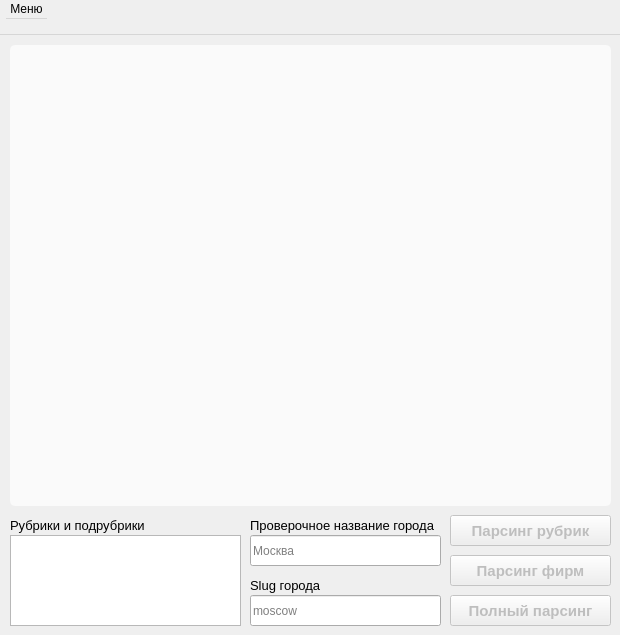
<?xml version="1.0" encoding="UTF-8"?>
<ui version="4.0">
 <class>MainWindow</class>
 <widget class="QMainWindow" name="MainWindow">
  <property name="enabled">
   <bool>true</bool>
  </property>
  <property name="geometry">
   <rect>
    <x>0</x>
    <y>0</y>
    <width>620</width>
    <height>635</height>
   </rect>
  </property>
  <property name="sizePolicy">
   <sizepolicy hsizetype="Fixed" vsizetype="Fixed">
    <horstretch>0</horstretch>
    <verstretch>0</verstretch>
   </sizepolicy>
  </property>
  <property name="minimumSize">
   <size>
    <width>620</width>
    <height>635</height>
   </size>
  </property>
  <property name="maximumSize">
   <size>
    <width>620</width>
    <height>635</height>
   </size>
  </property>
  <property name="windowTitle">
   <string>Парсинг фирм 2GIS</string>
  </property>
  <property name="windowIcon">
   <iconset>
    <normaloff>logo.svg</normaloff>logo.svg</iconset>
  </property>
  <property name="styleSheet">
   <string notr="true"/>
  </property>
  <widget class="QWidget" name="main">
   <property name="sizePolicy">
    <sizepolicy hsizetype="Fixed" vsizetype="Fixed">
     <horstretch>0</horstretch>
     <verstretch>0</verstretch>
    </sizepolicy>
   </property>
   <property name="minimumSize">
    <size>
     <width>620</width>
     <height>600</height>
    </size>
   </property>
   <property name="maximumSize">
    <size>
     <width>620</width>
     <height>600</height>
    </size>
   </property>
   <property name="contextMenuPolicy">
    <enum>Qt::DefaultContextMenu</enum>
   </property>
   <property name="styleSheet">
    <string notr="true"/>
   </property>
   <widget class="QPushButton" name="all_parsing">
    <property name="enabled">
     <bool>false</bool>
    </property>
    <property name="geometry">
     <rect>
      <x>450</x>
      <y>560</y>
      <width>161</width>
      <height>31</height>
     </rect>
    </property>
    <property name="font">
     <font>
      <family>Arial</family>
      <pointsize>11</pointsize>
      <weight>75</weight>
      <bold>true</bold>
     </font>
    </property>
    <property name="cursor">
     <cursorShape>PointingHandCursor</cursorShape>
    </property>
    <property name="styleSheet">
     <string notr="true"/>
    </property>
    <property name="text">
     <string>Полный парсинг</string>
    </property>
   </widget>
   <widget class="QPushButton" name="parsing_firms">
    <property name="enabled">
     <bool>false</bool>
    </property>
    <property name="geometry">
     <rect>
      <x>450</x>
      <y>520</y>
      <width>161</width>
      <height>31</height>
     </rect>
    </property>
    <property name="font">
     <font>
      <family>Arial</family>
      <pointsize>11</pointsize>
      <weight>75</weight>
      <bold>true</bold>
      <underline>false</underline>
     </font>
    </property>
    <property name="cursor">
     <cursorShape>PointingHandCursor</cursorShape>
    </property>
    <property name="styleSheet">
     <string notr="true"/>
    </property>
    <property name="text">
     <string>Парсинг фирм</string>
    </property>
   </widget>
   <widget class="QLineEdit" name="slug_city">
    <property name="geometry">
     <rect>
      <x>250</x>
      <y>560</y>
      <width>191</width>
      <height>31</height>
     </rect>
    </property>
    <property name="placeholderText">
     <string>moscow</string>
    </property>
   </widget>
   <widget class="QLineEdit" name="name_city">
    <property name="geometry">
     <rect>
      <x>250</x>
      <y>500</y>
      <width>191</width>
      <height>31</height>
     </rect>
    </property>
    <property name="placeholderText">
     <string>Москва</string>
    </property>
   </widget>
   <widget class="QLabel" name="label_name_city">
    <property name="geometry">
     <rect>
      <x>250</x>
      <y>480</y>
      <width>191</width>
      <height>20</height>
     </rect>
    </property>
    <property name="font">
     <font>
      <family>Arial</family>
      <pointsize>10</pointsize>
     </font>
    </property>
    <property name="text">
     <string>Проверочное название города</string>
    </property>
   </widget>
   <widget class="QLabel" name="label_slug_city">
    <property name="geometry">
     <rect>
      <x>250</x>
      <y>540</y>
      <width>191</width>
      <height>20</height>
     </rect>
    </property>
    <property name="font">
     <font>
      <family>Arial</family>
      <pointsize>10</pointsize>
     </font>
    </property>
    <property name="text">
     <string>Slug города</string>
    </property>
   </widget>
   <widget class="QListWidget" name="list_rubrics">
    <property name="geometry">
     <rect>
      <x>10</x>
      <y>500</y>
      <width>231</width>
      <height>91</height>
     </rect>
    </property>
    <property name="cursor" stdset="0">
     <cursorShape>PointingHandCursor</cursorShape>
    </property>
   </widget>
   <widget class="QLabel" name="label_list_rubrics">
    <property name="geometry">
     <rect>
      <x>10</x>
      <y>480</y>
      <width>191</width>
      <height>20</height>
     </rect>
    </property>
    <property name="font">
     <font>
      <family>Arial</family>
      <pointsize>10</pointsize>
     </font>
    </property>
    <property name="text">
     <string>Рубрики и подрубрики</string>
    </property>
   </widget>
   <widget class="QPushButton" name="parsing_rubrics">
    <property name="enabled">
     <bool>false</bool>
    </property>
    <property name="geometry">
     <rect>
      <x>450</x>
      <y>480</y>
      <width>161</width>
      <height>31</height>
     </rect>
    </property>
    <property name="font">
     <font>
      <family>Arial</family>
      <pointsize>11</pointsize>
      <weight>75</weight>
      <bold>true</bold>
      <underline>false</underline>
     </font>
    </property>
    <property name="cursor">
     <cursorShape>PointingHandCursor</cursorShape>
    </property>
    <property name="styleSheet">
     <string notr="true"/>
    </property>
    <property name="text">
     <string>Парсинг рубрик</string>
    </property>
   </widget>
   <widget class="QListWidget" name="console">
    <property name="enabled">
     <bool>true</bool>
    </property>
    <property name="geometry">
     <rect>
      <x>10</x>
      <y>10</y>
      <width>601</width>
      <height>461</height>
     </rect>
    </property>
    <property name="font">
     <font>
      <family>Consolas</family>
      <pointsize>12</pointsize>
     </font>
    </property>
    <property name="tabletTracking">
     <bool>false</bool>
    </property>
    <property name="focusPolicy">
     <enum>Qt::NoFocus</enum>
    </property>
    <property name="contextMenuPolicy">
     <enum>Qt::NoContextMenu</enum>
    </property>
    <property name="styleSheet">
     <string notr="true">color: black;background-color: #FAFAFA;border-radius: 5px;padding: 5px;</string>
    </property>
    <property name="verticalScrollBarPolicy">
     <enum>Qt::ScrollBarAlwaysOff</enum>
    </property>
    <property name="horizontalScrollBarPolicy">
     <enum>Qt::ScrollBarAlwaysOff</enum>
    </property>
    <property name="autoScroll">
     <bool>false</bool>
    </property>
    <property name="editTriggers">
     <set>QAbstractItemView::NoEditTriggers</set>
    </property>
    <property name="showDropIndicator" stdset="0">
     <bool>false</bool>
    </property>
    <property name="defaultDropAction">
     <enum>Qt::IgnoreAction</enum>
    </property>
    <property name="alternatingRowColors">
     <bool>false</bool>
    </property>
    <property name="selectionMode">
     <enum>QAbstractItemView::NoSelection</enum>
    </property>
    <property name="textElideMode">
     <enum>Qt::ElideRight</enum>
    </property>
    <property name="uniformItemSizes">
     <bool>false</bool>
    </property>
    <property name="batchSize">
     <number>100</number>
    </property>
    <property name="selectionRectVisible">
     <bool>false</bool>
    </property>
    <property name="sortingEnabled">
     <bool>false</bool>
    </property>
   </widget>
  </widget>
  <widget class="QMenuBar" name="menuBar">
   <property name="geometry">
    <rect>
     <x>0</x>
     <y>0</y>
     <width>620</width>
     <height>35</height>
    </rect>
   </property>
   <property name="sizePolicy">
    <sizepolicy hsizetype="Fixed" vsizetype="Fixed">
     <horstretch>0</horstretch>
     <verstretch>0</verstretch>
    </sizepolicy>
   </property>
   <property name="minimumSize">
    <size>
     <width>0</width>
     <height>35</height>
    </size>
   </property>
   <property name="maximumSize">
    <size>
     <width>16777215</width>
     <height>35</height>
    </size>
   </property>
   <property name="cursor">
    <cursorShape>ArrowCursor</cursorShape>
   </property>
   <property name="styleSheet">
    <string notr="true"/>
   </property>
   <property name="nativeMenuBar">
    <bool>true</bool>
   </property>
   <widget class="QMenu" name="menu">
    <property name="geometry">
     <rect>
      <x>505</x>
      <y>212</y>
      <width>185</width>
      <height>35</height>
     </rect>
    </property>
    <property name="sizePolicy">
     <sizepolicy hsizetype="Fixed" vsizetype="Fixed">
      <horstretch>0</horstretch>
      <verstretch>0</verstretch>
     </sizepolicy>
    </property>
    <property name="minimumSize">
     <size>
      <width>0</width>
      <height>35</height>
     </size>
    </property>
    <property name="maximumSize">
     <size>
      <width>16777215</width>
      <height>35</height>
     </size>
    </property>
    <property name="cursor">
     <cursorShape>PointingHandCursor</cursorShape>
    </property>
    <property name="contextMenuPolicy">
     <enum>Qt::DefaultContextMenu</enum>
    </property>
    <property name="styleSheet">
     <string notr="true"/>
    </property>
    <property name="tearOffEnabled">
     <bool>false</bool>
    </property>
    <property name="title">
     <string>Меню</string>
    </property>
    <property name="separatorsCollapsible">
     <bool>true</bool>
    </property>
    <property name="toolTipsVisible">
     <bool>false</bool>
    </property>
    <addaction name="send_server"/>
   </widget>
   <addaction name="menu"/>
  </widget>
  <action name="send_server">
   <property name="checkable">
    <bool>false</bool>
   </property>
   <property name="icon">
    <iconset>
     <normalon>api.svg</normalon>
    </iconset>
   </property>
   <property name="text">
    <string>Отправка на сервер</string>
   </property>
   <property name="iconText">
    <string>Отправка на сервер</string>
   </property>
   <property name="toolTip">
    <string>Отправка на сервер</string>
   </property>
   <property name="shortcutContext">
    <enum>Qt::WindowShortcut</enum>
   </property>
   <property name="autoRepeat">
    <bool>false</bool>
   </property>
   <property name="visible">
    <bool>true</bool>
   </property>
   <property name="menuRole">
    <enum>QAction::TextHeuristicRole</enum>
   </property>
   <property name="iconVisibleInMenu">
    <bool>true</bool>
   </property>
   <property name="shortcutVisibleInContextMenu">
    <bool>true</bool>
   </property>
  </action>
 </widget>
 <resources/>
 <connections/>
</ui>
